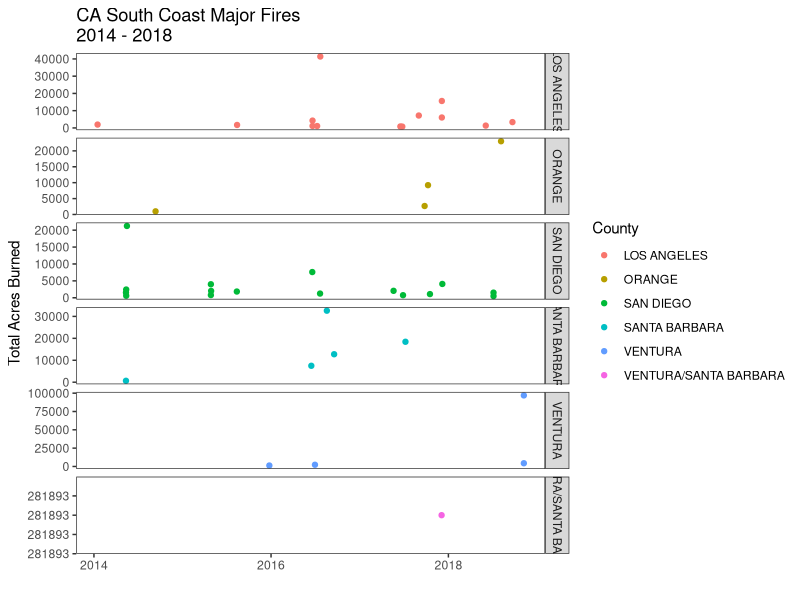

Write R code to recreate this figure. (Note: this script raises an error after producing the figure.)
#### Intro to R with the CAL FIRE MAJOR FIRES dataset (2013 - 2019) ####
# Nicholas Baetge
# 10/8/2020

#### Load Packages ####

# install.packages("tidyverse")
library(tidyverse)
?tidyverse
# install.packages("dplyr")
library(dplyr)
?dplyr
# install.packages("readxl")
library(readxl)
# install.packages("praise")
library(praise)

# to clear your environments you can type in the following:
# rm(list = ls())

#### Load Dataset ####

excel_sheets("Input_Data/week1/2013_2019_CALFIRE_Redbook.xlsx")

metadata <- read_excel("Input_Data/week1/2013_2019_CALFIRE_Redbook.xlsx", sheet = "Metadata") 
view(metadata)
data <- read_excel("Input_Data/week1/2013_2019_CALFIRE_Redbook.xlsx", sheet = "Data")
view(data)

#### Initial Data Exploration ####

names(data)
?names
dim(data)
class(data)
head(data)
tail(data)
str(data)
glimpse(data)
typeof(data$Total_Acres_Burned) # single columns can be referred to using '$'

max(data$Total_Acres_Burned)
max(data$Structures_Destroyed)
?max
max(data$Structures_Destroyed, na.rm = T)

summary(data)

#### Basic data wrangling (dplyr functions) ####

df1 <- select(data, County_Unit:Controlled_Date, Total_Acres_Burned, Cause:Structures_Damaged)
unique(df1$County_Unit)

df2 <- filter(df1, County_Unit %in% c("SANTA BARBARA", "VENTURA", "LOS ANGELES", "SAN DIEGO", "ORANGE", "VENTURA/SANTA BARBARA") & Total_Acres_Burned >= 500)

# | = "or" 
# == = "equals"/"matches" , %in% c() 
# & = "and"

df3 <- arrange(df2, desc(Total_Acres_Burned))

df4 <- mutate_at(df3, vars("Structures_Destroyed", "Structures_Damaged"), replace_na, 0)

df5 <- mutate(df4, struc_impact = Structures_Damaged + Structures_Destroyed)

#mess with time
library(lubridate)

df6 <- mutate(df5, interv = interval(Start_Date, Controlled_Date), 
              dur = as.duration(interv),
              days = as.numeric(dur, "days"))


#### Introduction to Piping ####

socal.fires <- data %>% # mac : cmd + shift + m, pc, ctrl + shift + m
  select(County_Unit:Controlled_Date, Total_Acres_Burned, Cause:Structures_Damaged) %>% 
  filter(County_Unit %in% c("SANTA BARBARA", "VENTURA", "LOS ANGELES", "SAN DIEGO", "ORANGE", "VENTURA/SANTA BARBARA") & Total_Acres_Burned >= 500) %>% 
  arrange(desc(Total_Acres_Burned)) %>% 
  mutate_at(vars("Structures_Destroyed", "Structures_Damaged"), replace_na, 0) %>% 
  mutate(struc_impact = Structures_Damaged + Structures_Destroyed,
         interv = interval(Start_Date, Controlled_Date), 
         dur = as.duration(interv),
         days = as.numeric(dur, "days")) 

##### Our first graphs in ggplot #####

# We're going to make a graph of acres burned in the South Coast from 2013 - 2018, with the color dependent on which county we're showing. 

# Three things you must tell R to make a graph in ggplot: 
# (1) That you're using ggplot
# (2) What data you're using (including what should be x and what should be y)
# (3) What type of graph you want to create
# Everything after that is extra to make it beautiful

ggplot(socal.fires, aes(x = Start_Date, y = Total_Acres_Burned)) +
  geom_point(aes(color = County_Unit)) +
  ggtitle("CA South Coast Major Fires \n2014 - 2018") + 
  labs(x = "", y = "Total Acres Burned", color = "County") + 
  theme_bw() +
  theme(panel.grid.major = element_blank(), panel.grid.minor = element_blank()) +
  facet_grid(rows = "County_Unit", scales = "free")

plot.data <- socal.fires %>% 
  rename(county = County_Unit,
         acres = Total_Acres_Burned,
         start = Start_Date,
         end = Controlled_Date) %>% 
  mutate(year = year(start),
         county = ifelse(county == "VENTURA/SANTA BARBARA", "VENTURA", county)) 

incidents <- plot.data %>% 
  group_by(county, year) %>% 
  tally()
  ungroup()
  
incidents.plot <- incidents %>% 
  ggplot(aes(x = year, y = n)) +
  # geom_point(aes(color = county)) +
  # geom_line(aes(color = county)) +
  geom_point(color = "blue") +
  geom_line(color = "blue") +
  labs(title = "CA South Coast Major Fire Incidents \n 2014 -2018", x = "", y = "Incidents", color = "County") + 
  theme_bw() +
  facet_grid(rows = "county", scales = "free") 
  # guides(color = F)


all_incidents <- plot.data %>% 
  group_by(year) %>% 
  tally() %>% 
  ungroup()

all_incidents.plot <- all_incidents %>% 
  ggplot(aes(x = year, y = n)) +
  geom_point(color = "blue") +
  geom_line(color = "blue") +
  labs(title = "CA South Coast Major Fire Incidents \n 2014 -2018", x = "", y = "Incidents") + 
  theme_bw() 

##### Save Data and Plots ####

saveRDS(socal.fires, file = "Output_Data/week1/socal_fires_data.rds")
write_csv(socal.fires, "Output_Data/week1/socal_fires_data.csv")

ggsave(filename = "Fire_Incidents", all_incidents.plot, device = "jpeg", "Output_Data/week1/" )
